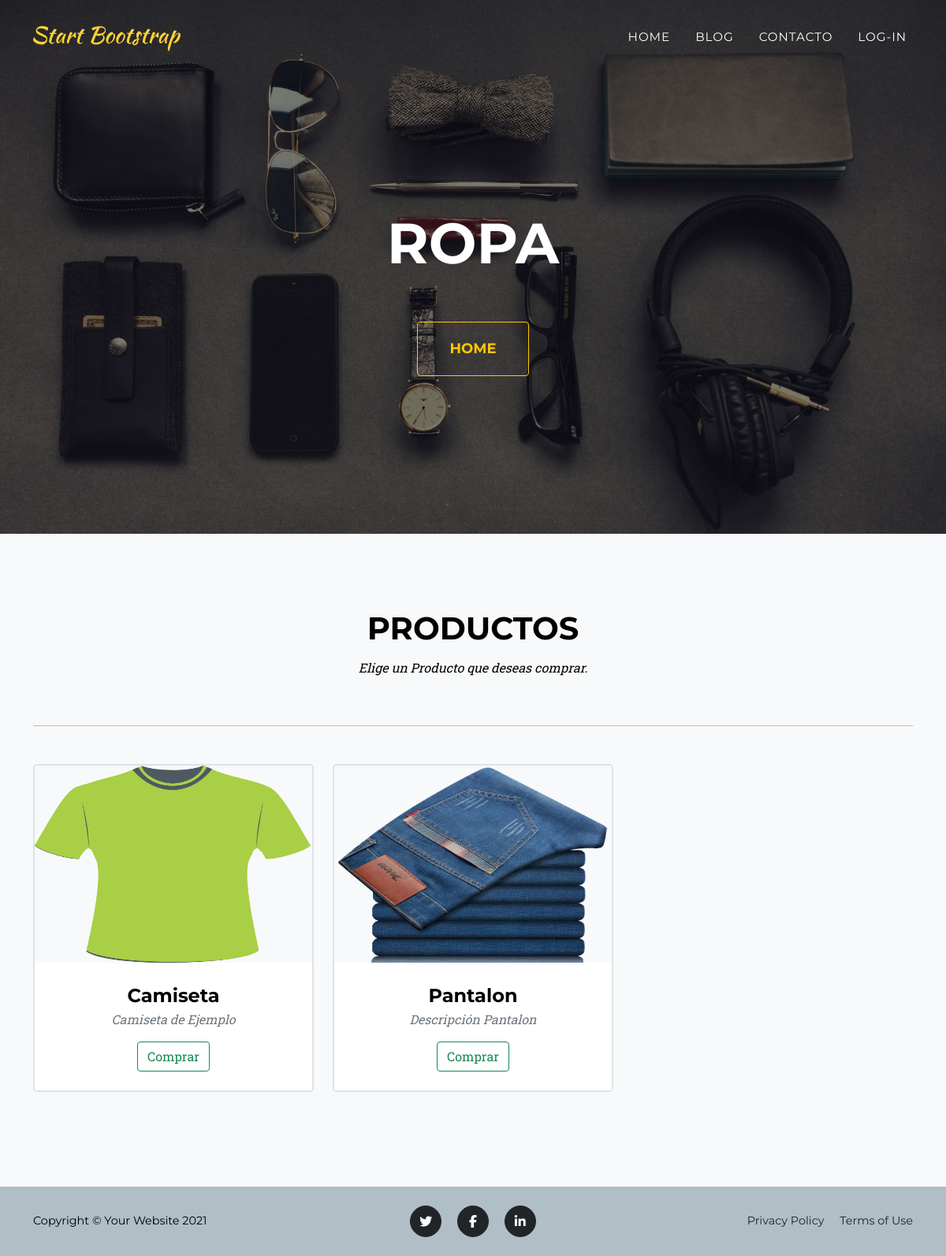
The page /shop/category/1 on the database its author committed.
### Shop/models.py (models this page shows, shortened)
class Product (models.Model):
    SIZE = [
        ('XS', 'XS'),
        ('S', 'S'),
        ('M', 'M'),
        ('L', 'L'),
        ('XL', 'XL'),
        ('XXL', 'XXL'),
        ('XXXL', 'XXXL'),
    ]
    category = models.ForeignKey(
        Category, on_delete=models.CASCADE, verbose_name='Categoría')
    name = models.CharField(max_length=50, unique=True, verbose_name='Nombre')
    description = models.CharField(max_length=500, verbose_name='Descripción')
    image = models.ImageField(upload_to='Products',
                              null=True, blank=True, verbose_name='Imagen')
    price = models.FloatField(verbose_name='Precio')
    size = models.CharField(choices=SIZE, max_length=4,
                            null=True, blank=True, verbose_name='Talla')
    created = models.DateTimeField(auto_now_add=True, verbose_name='Creado')
    updated = models.DateTimeField(
        auto_now_add=True, verbose_name='Actualizado')
    class Meta:
        verbose_name = "producto"
        verbose_name_plural = "productos"
        ordering = ['name']

class Category (models.Model):
    name = models.CharField(max_length=50, unique=True, verbose_name='Nombre')
    image = models.ImageField(upload_to='Categories',
                              null=True, blank=True, verbose_name='Imagen')
    description = models.CharField(max_length=500, verbose_name='Descripción')
    class Meta:
        verbose_name = "categoría"
        verbose_name_plural = "categorías"
        ordering = ['name']
    def __str__(self):
        return self.name

### Shop/views.py (the view)
# urls.py: path('shop/category/<int:id>', views.category, name='category'),
def category(request, id):
    products = Product.objects.filter(category_id=id)
    context = {'products': products}
    return render(request, 'Shop/category.html', context)

### Shop/templates/Shop/category.html (shortened to what this page needs)
<!DOCTYPE html>
<html lang="en">
<head>
</head>
<body>
    {% extends "MyProjectApp/base.html" %}
    {% load static %}
    {% block content %}
    <nav class="navbar navbar-expand-lg navbar-dark fixed-top" id="mainNav">
        <div class="container">
            <a class="navbar-brand" href="#page-top"><img src="{% static 'MyProjectApp/assets/img/navbar-logo.svg'%}"
                    alt="..." /></a>
            <div class="collapse navbar-collapse" id="navbarResponsive">
                <ul class="navbar-nav text-uppercase ms-auto py-4 py-lg-0">
                    <li class="nav-item"><a class="nav-link" href="/">Home</a></li>
                    <li class="nav-item"><a class="nav-link" href="/blog">Blog</a></li>
                    <li class="nav-item"><a class="nav-link" href="/contact">Contacto</a></li>
                    {% if request.user.is_authenticated %}
                    <li class="nav-item"><a class="nav-link" href="/logout">Log-Out</a></li>
                    {% else %}
                    <li class="nav-item"><a class="nav-link" href="/login">Log-In</a></li>
                    {% endif %}
                </ul>
            </div>
        </div>
    </nav>
    <header class="masthead">
        <div class="container">
            {% for product in products %}
                {% if forloop.first %}
                    <div class="masthead-heading text-uppercase">{{product.category}}</div>
                {% endif %}
            {% endfor %}
            <a class="btn btn-outline-warning btn-xl text-uppercase" href="/">Home</a>
        </div>
    </header>
    <section class="page-section bg-light" id="portfolio">
        <div class="container">
            <div class="text-center">
                <h2 class="section-heading text-uppercase">Productos</h2>
                <h3 class="section-subheading text-black">Elige un Producto que deseas comprar.</h3>
            </div>
            <hr>
            <div class="row mt-5">
                {% for product in products %}
                <div class="col-lg-4 col-sm-6 mb-4">
                    <div class="portfolio-item border border-2 rounded-3">
                        <a href="" class="portfolio-link">
                            <img width="350" height="250" src="{{product.image.url}}" alt="{{category.description}}" />
                        </a>
                        <div class="portfolio-caption">
                            <div class="portfolio-caption-heading">{{product.name}}</div>
                            <div class="portfolio-caption-subheading text-muted">{{product.description}}</div>
                            <button type="button" class="btn btn-outline-success mt-3">Comprar</button>
                        </div>
                    </div>
                </div>
                {% endfor %}
            </div>
        </div>
    </section>
    <footer class="footer py-4">
        <div class="container">
            <div class="row align-items-center">
                <div class="col-lg-4 text-lg-start">Copyright &copy; Your Website 2021</div>
                <div class="col-lg-4 my-3 my-lg-0">
                    <a aria-label="Twitter" class="btn btn-dark btn-social mx-2" href="https://twitter.com/"><i
                            class="fab fa-twitter"></i></a>
                    <a aria-label="Facebook" class="btn btn-dark btn-social mx-2" href="https://es-es.facebook.com/"><i
                            class="fab fa-facebook-f"></i></a>
                    <a aria-label="Linkedin" class="btn btn-dark btn-social mx-2" href="https://es.linkedin.com/"><i
                            class="fab fa-linkedin-in"></i></a>
                </div>
                <div class="col-lg-4 text-lg-end">
                    <a class="link-dark text-decoration-none me-3" href="#!">Privacy Policy</a>
                    <a class="link-dark text-decoration-none" href="#!">Terms of Use</a>
                </div>
            </div>
        </div>
    </footer>
    {% endblock %}

### MyProjectApp/static/MyProjectApp/css/login.css (style rules this page uses)
body { color: #000; overflow-x: hidden; height: 100%; background-color: #b0bec5; background-repeat: no-repeat; }
::placeholder { color: #bdbdbd; opacity: 1; font-weight: 300; }
a { color: inherit; cursor: pointer; }

### MyProjectApp/static/MyProjectApp/css/handler.css (style rules this page uses)
* { -webkit-box-sizing: border-box; box-sizing: border-box; }
body { padding: 0; margin: 0; }

### rows shown on the page
Product: category "ROPA", image (picture), name "Camiseta", description "Camiseta de Ejemplo"
Product: image (picture), name "Pantalon", description "Descripción Pantalon"
